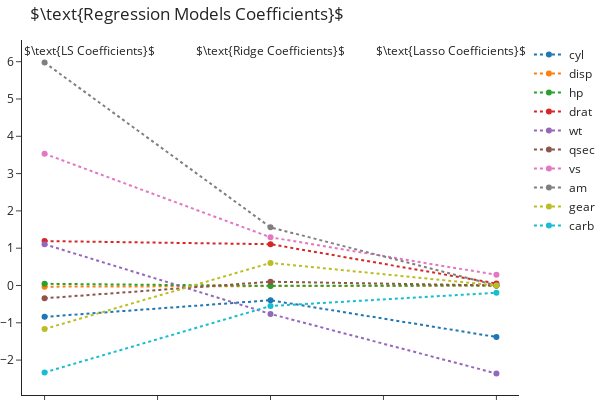

Write notebook code for a chart like this one.
### Code cell
lambdas = 2**np.linspace(-10, .5, 100)
regressors = {"Ridge": fit_model(models[1]["model"], models[1]["lambdas"], models[1]["reg_penalty"], X_train, y_train, X_test, y_test),
              "Lasso": fit_model(models[0]["model"], models[0]["lambdas"], models[0]["reg_penalty"], X_train, y_train, X_test, y_test)}

coefs = np.array([LinearRegression().fit(X_train, y_train).coef_,
                  regressors["Ridge"][0].iloc[np.argmin(regressors["Lasso"][1].loc[:, "loss"])],
                  regressors["Lasso"][0].iloc[np.argmin(regressors["Lasso"][1].loc[:, "loss"])]])

fig = go.Figure(layout=go.Layout(title=r"$\text{Regression Models Coefficients}$",
                                 width=600, height=400,
                                 xaxis=dict(range=[-1.1, 1.1], showticklabels=False, zeroline=False) ))

fig.add_annotation(x=-.8, y=6.3, text=r"$\text{LS Coefficients}$",   showarrow=False)
fig.add_annotation(x=0,   y=6.3, text=r"$\text{Ridge Coefficients}$", showarrow=False)
fig.add_annotation(x=.8,  y=6.3, text=r"$\text{Lasso Coefficients}$", showarrow=False)

for i, col in enumerate(X_train.columns):
    fig.add_trace(go.Scatter(x=[-1, 0, 1], y=coefs[:, i], mode='markers+lines', name=col, line={'dash':'dot'}))

fig.write_image(f"../figures/regression_model_coefficients.png")
fig.show()

### Figure 1 — Plotly figure (JSON) as saved in the notebook; plotly's stock layout.template omitted (floating-point values rounded to 4 significant figures)
{"data": [{"line": {"dash": "dot"}, "mode": "markers+lines", "name": "cyl", "type": "scatter", "x": [-1, 0, 1], "y": [-0.8399, -0.3959, -1.38]}, {"line": {"dash": "dot"}, "mode": "markers+lines", "name": "disp", "type": "scatter", "x": [-1, 0, 1], "y": [-0.03149, -0.005632, 0]}, {"line": {"dash": "dot"}, "mode": "markers+lines", "name": "hp", "type": "scatter", "x": [-1, 0, 1], "y": [0.04472, -0.01061, 0]}, {"line": {"dash": "dot"}, "mode": "markers+lines", "name": "drat", "type": "scatter", "x": [-1, 0, 1], "y": [1.191, 1.107, 0.05293]}, {"line": {"dash": "dot"}, "mode": "markers+lines", "name": "wt", "type": "scatter", "x": [-1, 0, 1], "y": [1.105, -0.7624, -2.36]}, {"line": {"dash": "dot"}, "mode": "markers+lines", "name": "qsec", "type": "scatter", "x": [-1, 0, 1], "y": [-0.3424, 0.1005, 0]}, {"line": {"dash": "dot"}, "mode": "markers+lines", "name": "vs", "type": "scatter", "x": [-1, 0, 1], "y": [3.532, 1.292, 0.2855]}, {"line": {"dash": "dot"}, "mode": "markers+lines", "name": "am", "type": "scatter", "x": [-1, 0, 1], "y": [5.976, 1.559, 0]}, {"line": {"dash": "dot"}, "mode": "markers+lines", "name": "gear", "type": "scatter", "x": [-1, 0, 1], "y": [-1.167, 0.6049, 0]}, {"line": {"dash": "dot"}, "mode": "markers+lines", "name": "carb", "type": "scatter", "x": [-1, 0, 1], "y": [-2.33, -0.5505, -0.1953]}], "layout": {"annotations": [{"showarrow": false, "text": "$\\text{LS Coefficients}$", "x": -0.8, "y": 6.3}, {"showarrow": false, "text": "$\\text{Ridge Coefficients}$", "x": 0, "y": 6.3}, {"showarrow": false, "text": "$\\text{Lasso Coefficients}$", "x": 0.8, "y": 6.3}], "height": 400, "title": {"text": "$\\text{Regression Models Coefficients}$"}, "width": 600, "xaxis": {"range": [-1.1, 1.1], "showticklabels": false, "zeroline": false}}}
